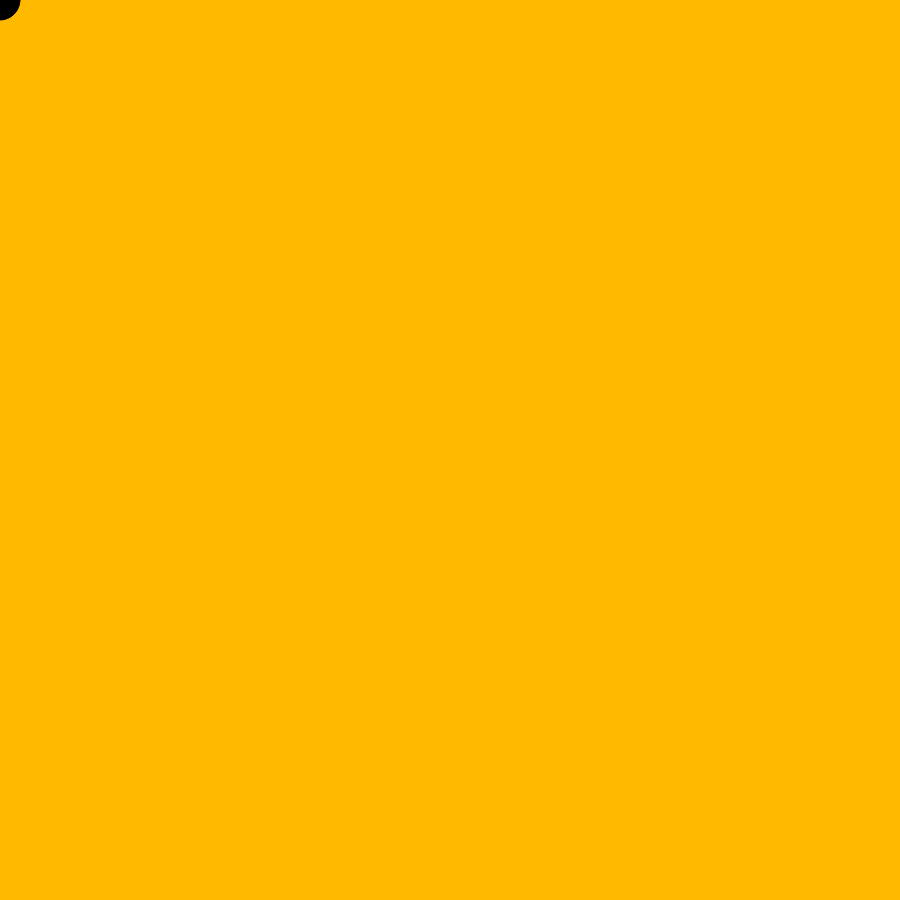
Frame 1 (no input)
Frame 60 (no input): identical to frame 1, image omitted
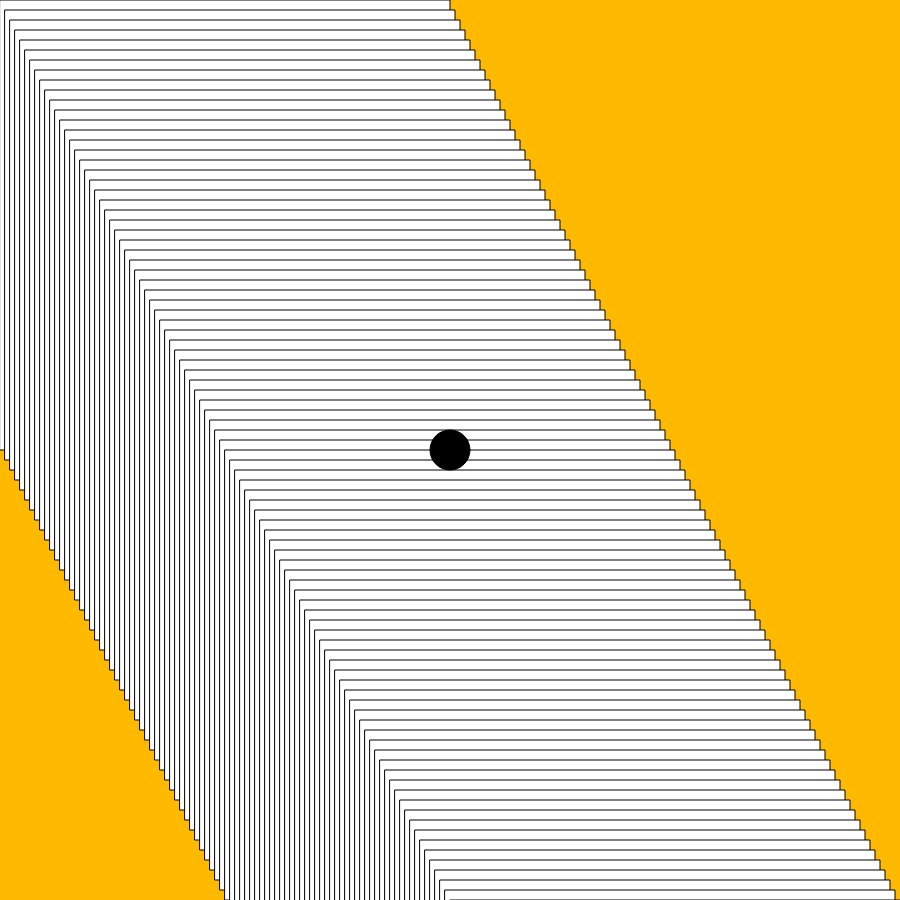
Frame 120 (the mouse pressed at the canvas centre since frame 60)

The p5.js sketch that drew these frames (run headless with seeded random() and noise() and a simulated clock; from frame 60 on, the mouse is pressed at the canvas centre):

// p5.js sketch
// ── sketch.js
let accent = "blue";

function setup() {
  createCanvas(900, 900);
  noCursor();
}

function draw() {
  background("#FFBA00");
  fill("white");
  //noStroke();

  // loop
  for (let i = 0; i < 100; i++) {
    rect(i * 5, i * 10, mouseX, mouseY);
  }

  // ellipse as mouse cursor
  fill("black");
  ellipse(mouseX, mouseY, 40, 40);
}
